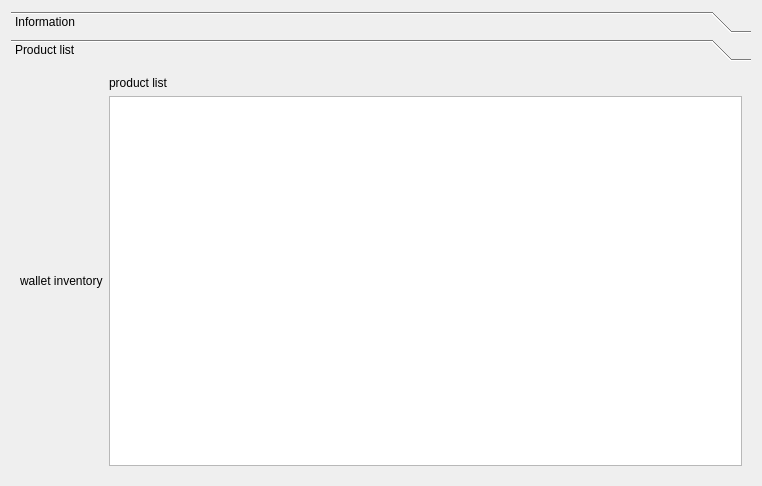
<?xml version="1.0" encoding="UTF-8"?>
<ui version="4.0">
 <class>Form</class>
 <widget class="QWidget" name="Form">
  <property name="geometry">
   <rect>
    <x>0</x>
    <y>0</y>
    <width>762</width>
    <height>486</height>
   </rect>
  </property>
  <property name="windowTitle">
   <string>Form</string>
  </property>
  <layout class="QGridLayout" name="gridLayout">
   <item row="0" column="0">
    <widget class="QToolBox" name="toolBox">
     <property name="currentIndex">
      <number>1</number>
     </property>
     <widget class="QWidget" name="page">
      <property name="geometry">
       <rect>
        <x>0</x>
        <y>0</y>
        <width>740</width>
        <height>402</height>
       </rect>
      </property>
      <attribute name="label">
       <string>Information</string>
      </attribute>
      <layout class="QGridLayout" name="gridLayout_2">
       <item row="0" column="0">
        <widget class="QLabel" name="label">
         <property name="text">
          <string>SL ID</string>
         </property>
        </widget>
       </item>
       <item row="1" column="0">
        <widget class="QTableWidget" name="seller_profile_information_table"/>
       </item>
      </layout>
     </widget>
     <widget class="QWidget" name="page_2">
      <property name="geometry">
       <rect>
        <x>0</x>
        <y>0</y>
        <width>740</width>
        <height>402</height>
       </rect>
      </property>
      <attribute name="label">
       <string>Product list</string>
      </attribute>
      <layout class="QGridLayout" name="gridLayout_5">
       <item row="0" column="1">
        <layout class="QHBoxLayout" name="horizontalLayout_4">
         <item>
          <widget class="QLabel" name="label_5">
           <property name="text">
            <string>product list</string>
           </property>
          </widget>
         </item>
        </layout>
       </item>
       <item row="1" column="1">
        <layout class="QHBoxLayout" name="horizontalLayout_9">
         <item>
          <widget class="QTableWidget" name="seller_profile_products_table"/>
         </item>
        </layout>
       </item>
       <item row="1" column="0">
        <widget class="QLabel" name="label_2">
         <property name="maximumSize">
          <size>
           <width>400</width>
           <height>16777215</height>
          </size>
         </property>
         <property name="text">
          <string>wallet inventory</string>
         </property>
        </widget>
       </item>
      </layout>
     </widget>
    </widget>
   </item>
  </layout>
 </widget>
 <resources/>
 <connections/>
</ui>
